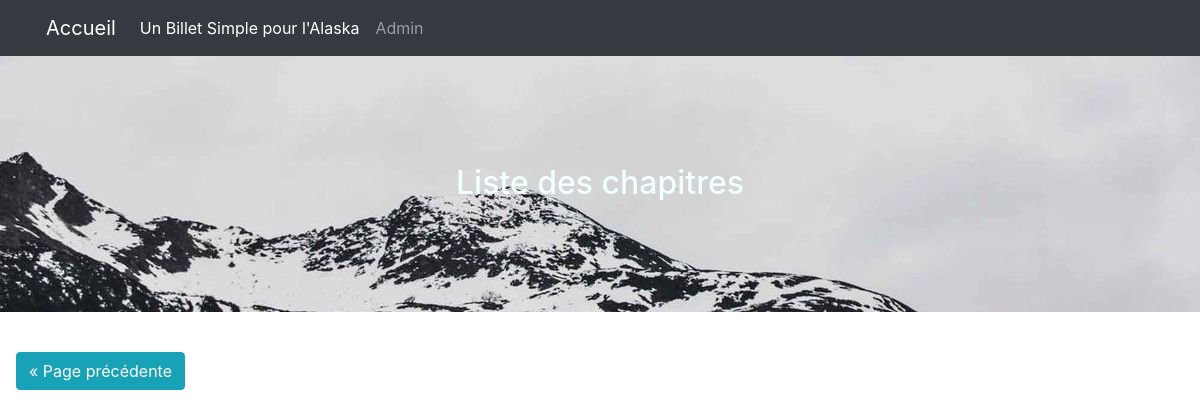
/index.php?action=listchapitre&page=3, run on an earlier commit of the app's database.
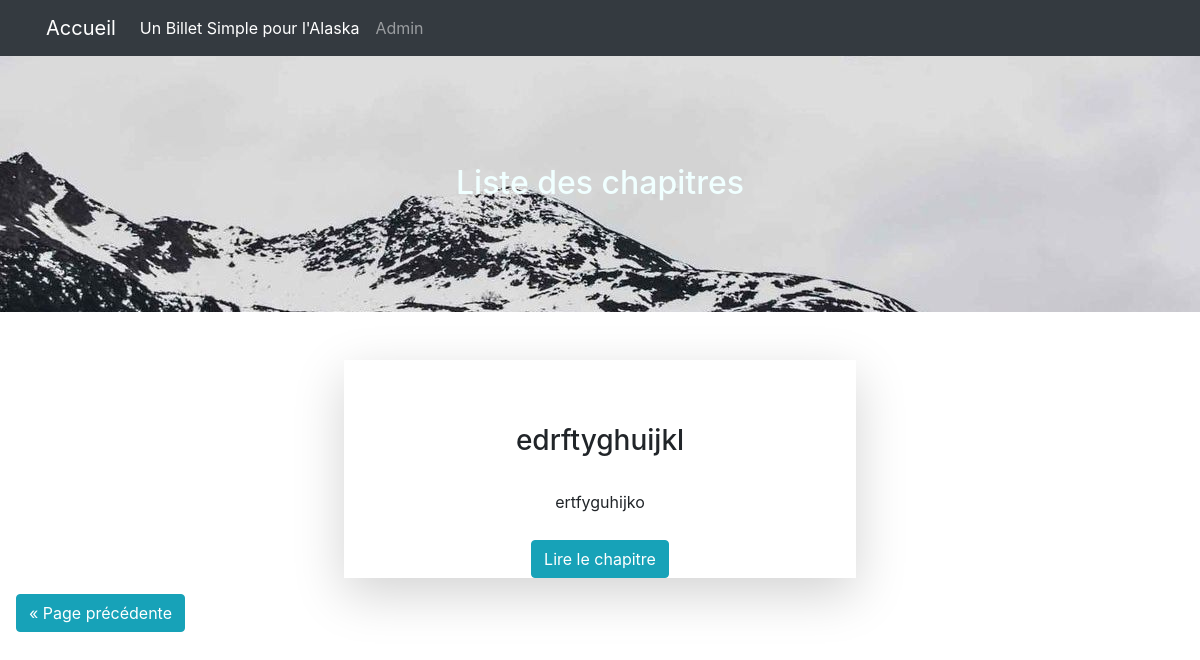
And on a later commit of the database.
### tables this page shows
CREATE TABLE IF NOT EXISTS `chapitre` (
  `id_chapitre` int(11) NOT NULL AUTO_INCREMENT,
  `titre` varchar(255) NOT NULL,
  `numchapitre` int(11) NOT NULL,
  `contenu_chapitre` text NOT NULL,
  `extrait` text NOT NULL,
  `date_publication` datetime NOT NULL,
  `image` varchar(50) DEFAULT NULL,
  `publier` int(3) NOT NULL,
  PRIMARY KEY (`id_chapitre`),
  KEY `titre` (`titre`)
);

### src/view/View.php (called while the page is built, shortened)
<?php
class View
{
    private $path;
    public function __construct(string $path)
    {
        $this->path = $path;
    }
    public function render(string $templates, ?array $data) : void
    {
        require_once($this->path.$templates.'.html.php');
        require_once($this->path.'layout.html.php');
    }
}

### src/controller/ChapitreController.php (called while the page is built, shortened)
<?php
class ChapitreController
{
    private $chapitreManager;
    private $view;
    public function __construct()
    {
        $this->chapitreManager = new ChapitreManager();
        $this->view = new View('../templates/frontoffice/');
    }
    public function listeChapitre(int $currentPage = 1)
    {
        $pagePrecedente = 0;
        $pageSuivante = 0;
        $currentPage = (int)($_GET['page'] ?? 1);
        $postsPerPage = 4;
        $offset = $postsPerPage * ($currentPage - 1);
        $countChapitre = $this->chapitreManager->countChapitre();
        $nbTotalPages = (int)ceil($countChapitre / $postsPerPage);
        if ($currentPage < 1){
            $currentPage = 1;
        }elseif ($currentPage > $nbTotalPages){
            $currentPage = $nbTotalPages;
        }
        if($currentPage === 1){
            $pagePrecedente = 0;
        }else {
            $pagePrecedente = $currentPage - 1;
        }
        if($currentPage === $nbTotalPages){
            $pageSuivante = 0;
        }else {
            $pageSuivante = $currentPage + 1;
        }
        $list = $this->chapitreManager->findChapitres($offset, $postsPerPage);
        $this->view->render('listechapitres', [
            'list'=>$list,
            'pageSuivante'=>$pageSuivante,
            'pagePrecedente'=>$pagePrecedente,
            'currentPage'=>$currentPage]);
    }
}

### src/model/ChapitreManager.php (called while the page is built, shortened)
<?php
class ChapitreManager
{
    private $db;
    public function __construct()
    {
        $this->db = (new DbConnect())->connectToDb();
    }
    public function findChapitres(int $offset, int $nbPerPage) : array
    {
        $req = $this->db->prepare('SELECT * FROM chapitre ORDER BY date_publication limit :offset, :limitation');
        $req->bindValue(':limitation', $nbPerPage, \PDO::PARAM_INT);
        $req->bindValue(':offset', $offset, \PDO::PARAM_INT);
        $req->execute();
        return $req->fetchAll();
    }
}

### src/Tools/DbConnect.php (called while the page is built, shortened)
<?php
class DbConnect {
    public function connectToDb()
    {
        try
        {
            $this->db = new \PDO('mysql:host=localhost;dbname=projet4;charset=utf8', 'root', '');
            return $this->db;
        }
        catch(Exception $e)
        {
            die('Erreur : '.$e->getMessage());
        }
    }
}

### templates/frontoffice/listechapitres.html.php (the view, shortened to what this page needs)
<div id="chapitreBanniere">
    <div class="banniere ">
        <h2>Liste des chapitres</h2>
    </div>
</div>
<div class="mt-4">
    <section class="row justify-content-md-center">
        <?php foreach($data['list'] as $episode):
             if((int)$episode['publier'] !== 0){ ?>
        <div class="col-12 col-md-5 col-lg-5 mt-4 mb-4 mb-lg-0 border-light shadow-lg">
            <h3 class="chapitreTitle"><?=$episode['titre']?></h3>
            <p class="allChapitre"><?=$episode['extrait']?></p>
            <a class="btn btn-info" href="index.php?action=chapitre&id=<?=$episode['id_chapitre']?>">Lire le
                chapitre</a>
        </div>
        <?php
                } else{
                ?>
        <p>La suite au prochain épisode</p>
        <?php
                }
                ?>
        <?php endforeach; ?>
    </section>
    <div class="d-flex justify-content-between my4">
        <?php
        if($data['pagePrecedente'] !==0): ?>
        <a href="index.php?action=listchapitre&page=<?= $data['pagePrecedente'] ?>" class="btn btn-info m-3">&laquo;
            Page
            précédente</a>
        <?php endif ?>
    </div>
</div>

What changed in the data, as far as the page shows it:
added chapitre: titre "edrftyghuijkl", extrait "ertfyguhijko"
